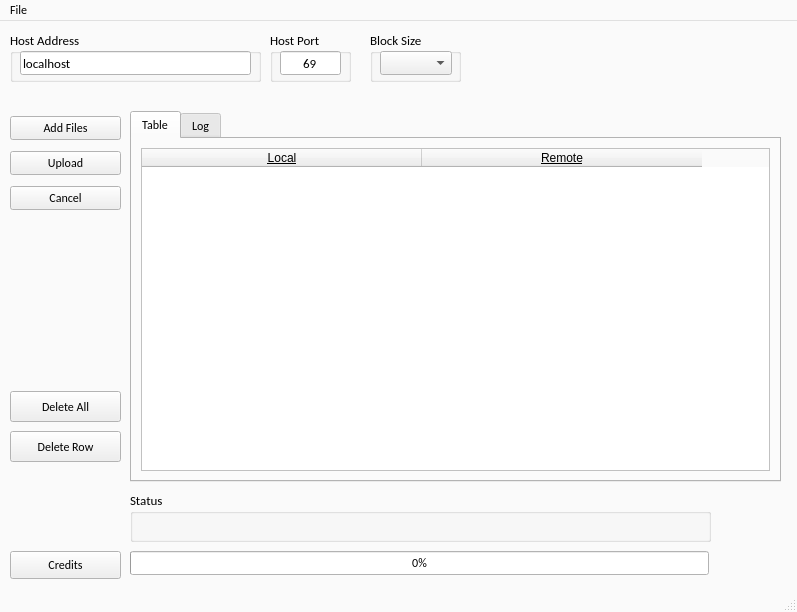
<?xml version="1.0" encoding="UTF-8"?>
<ui version="4.0">
 <class>MainWindow</class>
 <widget class="QMainWindow" name="MainWindow">
  <property name="geometry">
   <rect>
    <x>0</x>
    <y>0</y>
    <width>797</width>
    <height>612</height>
   </rect>
  </property>
  <property name="palette">
   <palette>
    <active>
     <colorrole role="Base">
      <brush brushstyle="SolidPattern">
       <color alpha="255">
        <red>255</red>
        <green>255</green>
        <blue>255</blue>
       </color>
      </brush>
     </colorrole>
     <colorrole role="Window">
      <brush brushstyle="SolidPattern">
       <color alpha="255">
        <red>250</red>
        <green>250</green>
        <blue>250</blue>
       </color>
      </brush>
     </colorrole>
    </active>
    <inactive>
     <colorrole role="Base">
      <brush brushstyle="SolidPattern">
       <color alpha="255">
        <red>255</red>
        <green>255</green>
        <blue>255</blue>
       </color>
      </brush>
     </colorrole>
     <colorrole role="Window">
      <brush brushstyle="SolidPattern">
       <color alpha="255">
        <red>250</red>
        <green>250</green>
        <blue>250</blue>
       </color>
      </brush>
     </colorrole>
    </inactive>
    <disabled>
     <colorrole role="Base">
      <brush brushstyle="SolidPattern">
       <color alpha="255">
        <red>250</red>
        <green>250</green>
        <blue>250</blue>
       </color>
      </brush>
     </colorrole>
     <colorrole role="Window">
      <brush brushstyle="SolidPattern">
       <color alpha="255">
        <red>250</red>
        <green>250</green>
        <blue>250</blue>
       </color>
      </brush>
     </colorrole>
    </disabled>
   </palette>
  </property>
  <property name="font">
   <font>
    <family>Calibri</family>
    <pointsize>9</pointsize>
   </font>
  </property>
  <property name="windowTitle">
   <string>TftpE</string>
  </property>
  <property name="inputMethodHints">
   <set>Qt::ImhNone</set>
  </property>
  <property name="documentMode">
   <bool>false</bool>
  </property>
  <property name="tabShape">
   <enum>QTabWidget::Rounded</enum>
  </property>
  <widget class="QWidget" name="centralwidget">
   <widget class="QTabWidget" name="tabWidget">
    <property name="geometry">
     <rect>
      <x>130</x>
      <y>90</y>
      <width>651</width>
      <height>371</height>
     </rect>
    </property>
    <property name="tabShape">
     <enum>QTabWidget::Rounded</enum>
    </property>
    <property name="currentIndex">
     <number>0</number>
    </property>
    <widget class="QWidget" name="tab">
     <attribute name="title">
      <string>Table</string>
     </attribute>
     <layout class="QGridLayout" name="gridLayout">
      <item row="0" column="0">
       <widget class="QTableWidget" name="tblFiles">
        <property name="enabled">
         <bool>true</bool>
        </property>
        <property name="frameShape">
         <enum>QFrame::StyledPanel</enum>
        </property>
        <property name="frameShadow">
         <enum>QFrame::Plain</enum>
        </property>
        <property name="midLineWidth">
         <number>1</number>
        </property>
        <property name="sizeAdjustPolicy">
         <enum>QAbstractScrollArea::AdjustIgnored</enum>
        </property>
        <property name="editTriggers">
         <set>QAbstractItemView::AnyKeyPressed|QAbstractItemView::DoubleClicked|QAbstractItemView::EditKeyPressed</set>
        </property>
        <property name="textElideMode">
         <enum>Qt::ElideRight</enum>
        </property>
        <property name="sortingEnabled">
         <bool>false</bool>
        </property>
        <property name="wordWrap">
         <bool>true</bool>
        </property>
        <property name="columnCount">
         <number>2</number>
        </property>
        <attribute name="horizontalHeaderMinimumSectionSize">
         <number>39</number>
        </attribute>
        <attribute name="horizontalHeaderDefaultSectionSize">
         <number>280</number>
        </attribute>
        <column>
         <property name="text">
          <string>Local</string>
         </property>
         <property name="font">
          <font>
           <underline>true</underline>
          </font>
         </property>
         <property name="textAlignment">
          <set>AlignCenter</set>
         </property>
        </column>
        <column>
         <property name="text">
          <string>Remote</string>
         </property>
         <property name="font">
          <font>
           <underline>true</underline>
          </font>
         </property>
         <property name="textAlignment">
          <set>AlignCenter</set>
         </property>
        </column>
       </widget>
      </item>
     </layout>
    </widget>
    <widget class="QWidget" name="tab_2">
     <attribute name="title">
      <string>Log</string>
     </attribute>
     <layout class="QGridLayout" name="gridLayout_2">
      <item row="0" column="0">
       <widget class="QPlainTextEdit" name="txtProgress"/>
      </item>
     </layout>
    </widget>
   </widget>
   <widget class="QGroupBox" name="groupBox">
    <property name="geometry">
     <rect>
      <x>130</x>
      <y>470</y>
      <width>581</width>
      <height>51</height>
     </rect>
    </property>
    <property name="font">
     <font>
      <family>Calibri</family>
      <pointsize>10</pointsize>
     </font>
    </property>
    <property name="title">
     <string>Status</string>
    </property>
    <widget class="QLabel" name="lblStatus">
     <property name="geometry">
      <rect>
       <x>10</x>
       <y>20</y>
       <width>571</width>
       <height>20</height>
      </rect>
     </property>
     <property name="font">
      <font>
       <family>Calibri</family>
       <pointsize>12</pointsize>
      </font>
     </property>
     <property name="text">
      <string/>
     </property>
    </widget>
   </widget>
   <widget class="QProgressBar" name="progressBar">
    <property name="geometry">
     <rect>
      <x>130</x>
      <y>530</y>
      <width>579</width>
      <height>24</height>
     </rect>
    </property>
    <property name="layoutDirection">
     <enum>Qt::LeftToRight</enum>
    </property>
    <property name="value">
     <number>0</number>
    </property>
    <property name="textVisible">
     <bool>true</bool>
    </property>
    <property name="orientation">
     <enum>Qt::Horizontal</enum>
    </property>
    <property name="invertedAppearance">
     <bool>false</bool>
    </property>
    <property name="textDirection">
     <enum>QProgressBar::TopToBottom</enum>
    </property>
    <property name="format">
     <string>%p%</string>
    </property>
   </widget>
   <widget class="QPushButton" name="btnDeleteRow">
    <property name="geometry">
     <rect>
      <x>10</x>
      <y>410</y>
      <width>111</width>
      <height>31</height>
     </rect>
    </property>
    <property name="font">
     <font>
      <family>Calibri</family>
      <pointsize>9</pointsize>
     </font>
    </property>
    <property name="text">
     <string>Delete Row</string>
    </property>
    <property name="icon">
     <iconset resource="icons.qrc">
      <normaloff>:/resources/icons/table-row-delete-icon.png</normaloff>:/resources/icons/table-row-delete-icon.png</iconset>
    </property>
    <property name="iconSize">
     <size>
      <width>20</width>
      <height>20</height>
     </size>
    </property>
   </widget>
   <widget class="QGroupBox" name="groupBox_2">
    <property name="geometry">
     <rect>
      <x>10</x>
      <y>10</y>
      <width>251</width>
      <height>51</height>
     </rect>
    </property>
    <property name="font">
     <font>
      <family>Calibri</family>
      <pointsize>10</pointsize>
     </font>
    </property>
    <property name="title">
     <string>Host Address</string>
    </property>
    <widget class="QLineEdit" name="leHost">
     <property name="geometry">
      <rect>
       <x>10</x>
       <y>20</y>
       <width>231</width>
       <height>24</height>
      </rect>
     </property>
     <property name="minimumSize">
      <size>
       <width>0</width>
       <height>0</height>
      </size>
     </property>
     <property name="baseSize">
      <size>
       <width>0</width>
       <height>0</height>
      </size>
     </property>
     <property name="font">
      <font>
       <family>Calibri</family>
       <pointsize>10</pointsize>
      </font>
     </property>
     <property name="text">
      <string>localhost</string>
     </property>
    </widget>
   </widget>
   <widget class="QGroupBox" name="groupBox_3">
    <property name="geometry">
     <rect>
      <x>270</x>
      <y>10</y>
      <width>81</width>
      <height>51</height>
     </rect>
    </property>
    <property name="font">
     <font>
      <family>Calibri</family>
      <pointsize>10</pointsize>
     </font>
    </property>
    <property name="title">
     <string>Host Port</string>
    </property>
    <widget class="QLineEdit" name="lePort">
     <property name="geometry">
      <rect>
       <x>10</x>
       <y>20</y>
       <width>61</width>
       <height>24</height>
      </rect>
     </property>
     <property name="sizePolicy">
      <sizepolicy hsizetype="Expanding" vsizetype="Fixed">
       <horstretch>0</horstretch>
       <verstretch>0</verstretch>
      </sizepolicy>
     </property>
     <property name="font">
      <font>
       <family>Calibri</family>
       <pointsize>10</pointsize>
      </font>
     </property>
     <property name="inputMethodHints">
      <set>Qt::ImhDigitsOnly</set>
     </property>
     <property name="text">
      <string>69</string>
     </property>
     <property name="alignment">
      <set>Qt::AlignCenter</set>
     </property>
    </widget>
   </widget>
   <widget class="QWidget" name="layoutWidget">
    <property name="geometry">
     <rect>
      <x>10</x>
      <y>90</y>
      <width>111</width>
      <height>106</height>
     </rect>
    </property>
    <property name="font">
     <font>
      <family>Calibri</family>
      <pointsize>9</pointsize>
     </font>
    </property>
    <layout class="QVBoxLayout" name="verticalLayout">
     <item>
      <widget class="QPushButton" name="btnSelectFiles">
       <property name="font">
        <font>
         <family>Calibri</family>
         <pointsize>9</pointsize>
        </font>
       </property>
       <property name="text">
        <string>Add Files</string>
       </property>
       <property name="icon">
        <iconset resource="icons.qrc">
         <normaloff>:/resources/icons/file.png</normaloff>:/resources/icons/file.png</iconset>
       </property>
      </widget>
     </item>
     <item>
      <widget class="QPushButton" name="btnUpload">
       <property name="font">
        <font>
         <family>Calibri</family>
         <pointsize>9</pointsize>
        </font>
       </property>
       <property name="text">
        <string>Upload</string>
       </property>
       <property name="icon">
        <iconset resource="icons.qrc">
         <normaloff>:/resources/icons/upload.png</normaloff>:/resources/icons/upload.png</iconset>
       </property>
      </widget>
     </item>
     <item>
      <widget class="QPushButton" name="btnCancel">
       <property name="font">
        <font>
         <family>Calibri</family>
         <pointsize>9</pointsize>
        </font>
       </property>
       <property name="text">
        <string>Cancel</string>
       </property>
       <property name="icon">
        <iconset resource="icons.qrc">
         <normaloff>:/resources/icons/forbidden.png</normaloff>:/resources/icons/forbidden.png</iconset>
       </property>
       <property name="iconSize">
        <size>
         <width>32</width>
         <height>20</height>
        </size>
       </property>
      </widget>
     </item>
    </layout>
   </widget>
   <widget class="QSplitter" name="splitter">
    <property name="geometry">
     <rect>
      <x>0</x>
      <y>0</y>
      <width>0</width>
      <height>0</height>
     </rect>
    </property>
    <property name="orientation">
     <enum>Qt::Vertical</enum>
    </property>
   </widget>
   <widget class="QPushButton" name="btnCredits">
    <property name="geometry">
     <rect>
      <x>10</x>
      <y>530</y>
      <width>111</width>
      <height>28</height>
     </rect>
    </property>
    <property name="text">
     <string>Credits</string>
    </property>
   </widget>
   <widget class="QGroupBox" name="groupBox_4">
    <property name="geometry">
     <rect>
      <x>370</x>
      <y>10</y>
      <width>91</width>
      <height>51</height>
     </rect>
    </property>
    <property name="font">
     <font>
      <family>Calibri</family>
      <pointsize>10</pointsize>
     </font>
    </property>
    <property name="title">
     <string>Block Size</string>
    </property>
    <widget class="QComboBox" name="cmbBlockSize">
     <property name="geometry">
      <rect>
       <x>10</x>
       <y>20</y>
       <width>72</width>
       <height>24</height>
      </rect>
     </property>
     <property name="font">
      <font>
       <family>Calibri</family>
       <pointsize>9</pointsize>
      </font>
     </property>
     <property name="placeholderText">
      <string>512</string>
     </property>
     <item>
      <property name="text">
       <string>512</string>
      </property>
     </item>
     <item>
      <property name="text">
       <string>1024</string>
      </property>
     </item>
     <item>
      <property name="text">
       <string>2048</string>
      </property>
     </item>
     <item>
      <property name="text">
       <string>4096</string>
      </property>
     </item>
     <item>
      <property name="text">
       <string>8192</string>
      </property>
     </item>
     <item>
      <property name="text">
       <string>16384</string>
      </property>
     </item>
     <item>
      <property name="text">
       <string>32768</string>
      </property>
     </item>
    </widget>
   </widget>
   <widget class="QPushButton" name="btnDeleteAll">
    <property name="geometry">
     <rect>
      <x>10</x>
      <y>370</y>
      <width>111</width>
      <height>31</height>
     </rect>
    </property>
    <property name="text">
     <string>Delete All</string>
    </property>
   </widget>
  </widget>
  <widget class="QStatusBar" name="statusbar"/>
  <widget class="QMenuBar" name="menubar">
   <property name="geometry">
    <rect>
     <x>0</x>
     <y>0</y>
     <width>797</width>
     <height>24</height>
    </rect>
   </property>
   <widget class="QMenu" name="menuFile">
    <property name="title">
     <string>File</string>
    </property>
    <addaction name="actionSave_Config"/>
    <addaction name="actionLoad_Config"/>
    <addaction name="separator"/>
    <addaction name="actionExit"/>
   </widget>
   <addaction name="menuFile"/>
  </widget>
  <action name="actionSave_Config">
   <property name="text">
    <string>Save Config</string>
   </property>
  </action>
  <action name="actionLoad_Config">
   <property name="text">
    <string>Load Config</string>
   </property>
  </action>
  <action name="actionExit">
   <property name="text">
    <string>Exit</string>
   </property>
  </action>
 </widget>
 <resources>
  <include location="icons.qrc"/>
 </resources>
 <connections/>
</ui>
